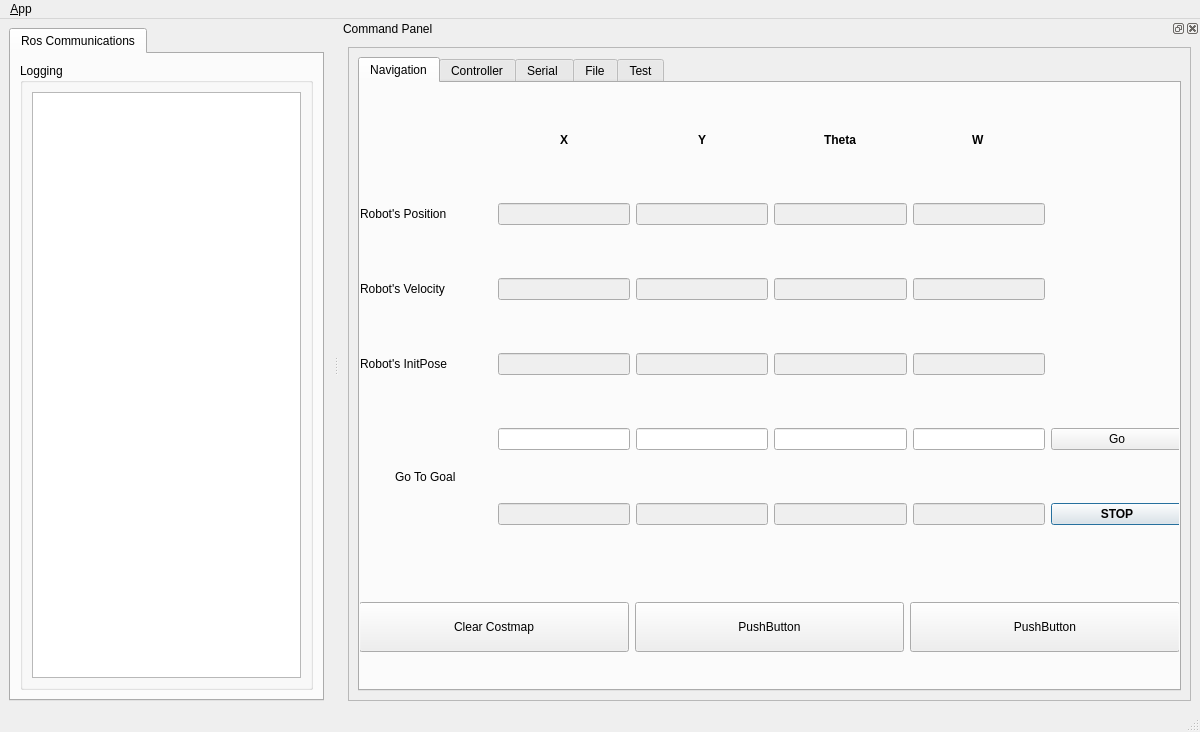
<?xml version="1.0" encoding="UTF-8"?>
<ui version="4.0">
 <class>MainWindowDesign</class>
 <widget class="QMainWindow" name="MainWindowDesign">
  <property name="geometry">
   <rect>
    <x>0</x>
    <y>0</y>
    <width>1200</width>
    <height>732</height>
   </rect>
  </property>
  <property name="sizePolicy">
   <sizepolicy hsizetype="Preferred" vsizetype="Preferred">
    <horstretch>0</horstretch>
    <verstretch>0</verstretch>
   </sizepolicy>
  </property>
  <property name="focusPolicy">
   <enum>Qt::NoFocus</enum>
  </property>
  <property name="windowTitle">
   <string>QRosApp</string>
  </property>
  <property name="windowIcon">
   <iconset>
    <normaloff>:/images/icon.png</normaloff>:/images/icon.png</iconset>
  </property>
  <property name="locale">
   <locale language="English" country="Australia"/>
  </property>
  <property name="animated">
   <bool>true</bool>
  </property>
  <property name="dockNestingEnabled">
   <bool>false</bool>
  </property>
  <widget class="QWidget" name="centralwidget">
   <layout class="QHBoxLayout">
    <item>
     <widget class="QTabWidget" name="tab_manager">
      <property name="enabled">
       <bool>true</bool>
      </property>
      <property name="sizePolicy">
       <sizepolicy hsizetype="Expanding" vsizetype="Expanding">
        <horstretch>0</horstretch>
        <verstretch>0</verstretch>
       </sizepolicy>
      </property>
      <property name="minimumSize">
       <size>
        <width>100</width>
        <height>500</height>
       </size>
      </property>
      <property name="mouseTracking">
       <bool>false</bool>
      </property>
      <property name="locale">
       <locale language="English" country="Australia"/>
      </property>
      <property name="currentIndex">
       <number>0</number>
      </property>
      <property name="usesScrollButtons">
       <bool>true</bool>
      </property>
      <property name="documentMode">
       <bool>false</bool>
      </property>
      <property name="tabsClosable">
       <bool>false</bool>
      </property>
      <property name="movable">
       <bool>false</bool>
      </property>
      <widget class="QWidget" name="tab_status">
       <attribute name="title">
        <string>Ros Communications</string>
       </attribute>
       <layout class="QVBoxLayout" name="verticalLayout_2">
        <item>
         <widget class="QGroupBox" name="groupBox_12">
          <property name="sizePolicy">
           <sizepolicy hsizetype="Expanding" vsizetype="Preferred">
            <horstretch>0</horstretch>
            <verstretch>0</verstretch>
           </sizepolicy>
          </property>
          <property name="title">
           <string>Logging</string>
          </property>
          <layout class="QGridLayout" name="gridLayout_3">
           <item row="0" column="1">
            <widget class="QListView" name="view_logging">
             <property name="enabled">
              <bool>true</bool>
             </property>
             <property name="sizePolicy">
              <sizepolicy hsizetype="Expanding" vsizetype="Expanding">
               <horstretch>0</horstretch>
               <verstretch>0</verstretch>
              </sizepolicy>
             </property>
             <property name="maximumSize">
              <size>
               <width>650</width>
               <height>16777215</height>
              </size>
             </property>
            </widget>
           </item>
          </layout>
         </widget>
        </item>
       </layout>
      </widget>
     </widget>
    </item>
   </layout>
  </widget>
  <widget class="QMenuBar" name="menubar">
   <property name="geometry">
    <rect>
     <x>0</x>
     <y>0</y>
     <width>1200</width>
     <height>22</height>
    </rect>
   </property>
   <widget class="QMenu" name="menu_File">
    <property name="title">
     <string>&amp;App</string>
    </property>
    <addaction name="action_Preferences"/>
    <addaction name="separator"/>
    <addaction name="actionAbout"/>
    <addaction name="actionAbout_Qt"/>
    <addaction name="separator"/>
    <addaction name="action_Quit"/>
   </widget>
   <addaction name="menu_File"/>
  </widget>
  <widget class="QStatusBar" name="statusbar"/>
  <widget class="QDockWidget" name="dock_status">
   <property name="sizePolicy">
    <sizepolicy hsizetype="Expanding" vsizetype="Expanding">
     <horstretch>0</horstretch>
     <verstretch>0</verstretch>
    </sizepolicy>
   </property>
   <property name="minimumSize">
    <size>
     <width>861</width>
     <height>688</height>
    </size>
   </property>
   <property name="maximumSize">
    <size>
     <width>524287</width>
     <height>524287</height>
    </size>
   </property>
   <property name="allowedAreas">
    <set>Qt::RightDockWidgetArea</set>
   </property>
   <property name="windowTitle">
    <string>Command Panel</string>
   </property>
   <attribute name="dockWidgetArea">
    <number>2</number>
   </attribute>
   <widget class="QWidget" name="dockWidgetContents_2">
    <layout class="QVBoxLayout" name="verticalLayout">
     <item>
      <widget class="QFrame" name="frame">
       <property name="sizePolicy">
        <sizepolicy hsizetype="Expanding" vsizetype="Expanding">
         <horstretch>0</horstretch>
         <verstretch>0</verstretch>
        </sizepolicy>
       </property>
       <property name="maximumSize">
        <size>
         <width>16777215</width>
         <height>16777215</height>
        </size>
       </property>
       <property name="frameShape">
        <enum>QFrame::StyledPanel</enum>
       </property>
       <property name="frameShadow">
        <enum>QFrame::Raised</enum>
       </property>
       <layout class="QVBoxLayout" name="verticalLayout_3">
        <item>
         <widget class="QTabWidget" name="tabWidget">
          <property name="sizePolicy">
           <sizepolicy hsizetype="Expanding" vsizetype="Expanding">
            <horstretch>0</horstretch>
            <verstretch>0</verstretch>
           </sizepolicy>
          </property>
          <property name="currentIndex">
           <number>0</number>
          </property>
          <widget class="QWidget" name="Nav_manager">
           <attribute name="title">
            <string>Navigation</string>
           </attribute>
           <widget class="QWidget" name="widget_2" native="true">
            <property name="geometry">
             <rect>
              <x>0</x>
              <y>0</y>
              <width>823</width>
              <height>491</height>
             </rect>
            </property>
            <property name="sizePolicy">
             <sizepolicy hsizetype="Expanding" vsizetype="Expanding">
              <horstretch>0</horstretch>
              <verstretch>0</verstretch>
             </sizepolicy>
            </property>
            <layout class="QGridLayout" name="gridLayout_2">
             <item row="0" column="4" alignment="Qt::AlignHCenter">
              <widget class="QLabel" name="label_w">
               <property name="sizePolicy">
                <sizepolicy hsizetype="Expanding" vsizetype="Preferred">
                 <horstretch>0</horstretch>
                 <verstretch>0</verstretch>
                </sizepolicy>
               </property>
               <property name="font">
                <font>
                 <weight>75</weight>
                 <bold>true</bold>
                </font>
               </property>
               <property name="text">
                <string>W</string>
               </property>
              </widget>
             </item>
             <item row="4" column="2">
              <widget class="QLineEdit" name="Vel_y">
               <property name="enabled">
                <bool>false</bool>
               </property>
               <property name="sizePolicy">
                <sizepolicy hsizetype="Expanding" vsizetype="Fixed">
                 <horstretch>0</horstretch>
                 <verstretch>0</verstretch>
                </sizepolicy>
               </property>
               <property name="readOnly">
                <bool>true</bool>
               </property>
              </widget>
             </item>
             <item row="1" column="2">
              <widget class="QLineEdit" name="Pose_y">
               <property name="enabled">
                <bool>false</bool>
               </property>
               <property name="sizePolicy">
                <sizepolicy hsizetype="Expanding" vsizetype="Fixed">
                 <horstretch>0</horstretch>
                 <verstretch>0</verstretch>
                </sizepolicy>
               </property>
              </widget>
             </item>
             <item row="7" column="3">
              <widget class="QLineEdit" name="Goal_theta">
               <property name="enabled">
                <bool>false</bool>
               </property>
               <property name="sizePolicy">
                <sizepolicy hsizetype="Expanding" vsizetype="Fixed">
                 <horstretch>0</horstretch>
                 <verstretch>0</verstretch>
                </sizepolicy>
               </property>
              </widget>
             </item>
             <item row="4" column="1">
              <widget class="QLineEdit" name="Vel_x">
               <property name="enabled">
                <bool>false</bool>
               </property>
               <property name="sizePolicy">
                <sizepolicy hsizetype="Expanding" vsizetype="Fixed">
                 <horstretch>0</horstretch>
                 <verstretch>0</verstretch>
                </sizepolicy>
               </property>
               <property name="readOnly">
                <bool>true</bool>
               </property>
              </widget>
             </item>
             <item row="6" column="5">
              <widget class="QPushButton" name="go_Button">
               <property name="sizePolicy">
                <sizepolicy hsizetype="Expanding" vsizetype="Fixed">
                 <horstretch>0</horstretch>
                 <verstretch>0</verstretch>
                </sizepolicy>
               </property>
               <property name="text">
                <string>Go</string>
               </property>
               <property name="checkable">
                <bool>false</bool>
               </property>
               <property name="checked">
                <bool>false</bool>
               </property>
              </widget>
             </item>
             <item row="4" column="4">
              <widget class="QLineEdit" name="Vel_w">
               <property name="enabled">
                <bool>false</bool>
               </property>
               <property name="sizePolicy">
                <sizepolicy hsizetype="Expanding" vsizetype="Fixed">
                 <horstretch>0</horstretch>
                 <verstretch>0</verstretch>
                </sizepolicy>
               </property>
              </widget>
             </item>
             <item row="6" column="3">
              <widget class="QLineEdit" name="go_to_goal_theta">
               <property name="sizePolicy">
                <sizepolicy hsizetype="Expanding" vsizetype="Fixed">
                 <horstretch>0</horstretch>
                 <verstretch>0</verstretch>
                </sizepolicy>
               </property>
              </widget>
             </item>
             <item row="5" column="2">
              <widget class="QLineEdit" name="Init_y">
               <property name="enabled">
                <bool>false</bool>
               </property>
               <property name="sizePolicy">
                <sizepolicy hsizetype="Expanding" vsizetype="Fixed">
                 <horstretch>0</horstretch>
                 <verstretch>0</verstretch>
                </sizepolicy>
               </property>
              </widget>
             </item>
             <item row="7" column="4">
              <widget class="QLineEdit" name="Goal_w">
               <property name="enabled">
                <bool>false</bool>
               </property>
               <property name="sizePolicy">
                <sizepolicy hsizetype="Expanding" vsizetype="Fixed">
                 <horstretch>0</horstretch>
                 <verstretch>0</verstretch>
                </sizepolicy>
               </property>
              </widget>
             </item>
             <item row="7" column="1">
              <widget class="QLineEdit" name="Goal_x">
               <property name="enabled">
                <bool>false</bool>
               </property>
               <property name="sizePolicy">
                <sizepolicy hsizetype="Expanding" vsizetype="Fixed">
                 <horstretch>0</horstretch>
                 <verstretch>0</verstretch>
                </sizepolicy>
               </property>
              </widget>
             </item>
             <item row="5" column="0">
              <widget class="QLabel" name="label_3">
               <property name="sizePolicy">
                <sizepolicy hsizetype="Expanding" vsizetype="Preferred">
                 <horstretch>0</horstretch>
                 <verstretch>0</verstretch>
                </sizepolicy>
               </property>
               <property name="text">
                <string>Robot's InitPose</string>
               </property>
              </widget>
             </item>
             <item row="4" column="3">
              <widget class="QLineEdit" name="Vel_theta">
               <property name="enabled">
                <bool>false</bool>
               </property>
               <property name="sizePolicy">
                <sizepolicy hsizetype="Expanding" vsizetype="Fixed">
                 <horstretch>0</horstretch>
                 <verstretch>0</verstretch>
                </sizepolicy>
               </property>
               <property name="readOnly">
                <bool>true</bool>
               </property>
              </widget>
             </item>
             <item row="4" column="0">
              <widget class="QLabel" name="label_2">
               <property name="sizePolicy">
                <sizepolicy hsizetype="Expanding" vsizetype="Preferred">
                 <horstretch>0</horstretch>
                 <verstretch>0</verstretch>
                </sizepolicy>
               </property>
               <property name="text">
                <string>Robot's Velocity</string>
               </property>
              </widget>
             </item>
             <item row="7" column="5">
              <widget class="QPushButton" name="stop_button">
               <property name="sizePolicy">
                <sizepolicy hsizetype="Expanding" vsizetype="Fixed">
                 <horstretch>0</horstretch>
                 <verstretch>0</verstretch>
                </sizepolicy>
               </property>
               <property name="font">
                <font>
                 <weight>75</weight>
                 <italic>false</italic>
                 <bold>true</bold>
                 <underline>false</underline>
                 <strikeout>false</strikeout>
                 <stylestrategy>PreferDefault</stylestrategy>
                 <kerning>true</kerning>
                </font>
               </property>
               <property name="text">
                <string>STOP</string>
               </property>
               <property name="checkable">
                <bool>true</bool>
               </property>
               <property name="checked">
                <bool>false</bool>
               </property>
               <property name="autoDefault">
                <bool>true</bool>
               </property>
               <property name="default">
                <bool>true</bool>
               </property>
               <property name="flat">
                <bool>false</bool>
               </property>
              </widget>
             </item>
             <item row="1" column="3">
              <widget class="QLineEdit" name="Pose_theta">
               <property name="enabled">
                <bool>false</bool>
               </property>
               <property name="sizePolicy">
                <sizepolicy hsizetype="Expanding" vsizetype="Fixed">
                 <horstretch>0</horstretch>
                 <verstretch>0</verstretch>
                </sizepolicy>
               </property>
              </widget>
             </item>
             <item row="6" column="1">
              <widget class="QLineEdit" name="go_to_goal_x">
               <property name="sizePolicy">
                <sizepolicy hsizetype="Expanding" vsizetype="Fixed">
                 <horstretch>0</horstretch>
                 <verstretch>0</verstretch>
                </sizepolicy>
               </property>
              </widget>
             </item>
             <item row="1" column="0">
              <widget class="QLabel" name="label">
               <property name="sizePolicy">
                <sizepolicy hsizetype="Expanding" vsizetype="Preferred">
                 <horstretch>0</horstretch>
                 <verstretch>0</verstretch>
                </sizepolicy>
               </property>
               <property name="text">
                <string>Robot's Position</string>
               </property>
              </widget>
             </item>
             <item row="6" column="2">
              <widget class="QLineEdit" name="go_to_goal_y">
               <property name="sizePolicy">
                <sizepolicy hsizetype="Expanding" vsizetype="Fixed">
                 <horstretch>0</horstretch>
                 <verstretch>0</verstretch>
                </sizepolicy>
               </property>
              </widget>
             </item>
             <item row="5" column="4">
              <widget class="QLineEdit" name="Init_w">
               <property name="enabled">
                <bool>false</bool>
               </property>
               <property name="sizePolicy">
                <sizepolicy hsizetype="Expanding" vsizetype="Fixed">
                 <horstretch>0</horstretch>
                 <verstretch>0</verstretch>
                </sizepolicy>
               </property>
               <property name="readOnly">
                <bool>true</bool>
               </property>
              </widget>
             </item>
             <item row="0" column="2" alignment="Qt::AlignHCenter">
              <widget class="QLabel" name="label_y">
               <property name="sizePolicy">
                <sizepolicy hsizetype="Expanding" vsizetype="Preferred">
                 <horstretch>0</horstretch>
                 <verstretch>0</verstretch>
                </sizepolicy>
               </property>
               <property name="font">
                <font>
                 <weight>75</weight>
                 <bold>true</bold>
                </font>
               </property>
               <property name="text">
                <string>Y</string>
               </property>
              </widget>
             </item>
             <item row="1" column="4">
              <widget class="QLineEdit" name="Pose_w">
               <property name="enabled">
                <bool>false</bool>
               </property>
               <property name="sizePolicy">
                <sizepolicy hsizetype="Expanding" vsizetype="Fixed">
                 <horstretch>0</horstretch>
                 <verstretch>0</verstretch>
                </sizepolicy>
               </property>
              </widget>
             </item>
             <item row="5" column="1">
              <widget class="QLineEdit" name="Init_x">
               <property name="enabled">
                <bool>false</bool>
               </property>
               <property name="sizePolicy">
                <sizepolicy hsizetype="Expanding" vsizetype="Fixed">
                 <horstretch>0</horstretch>
                 <verstretch>0</verstretch>
                </sizepolicy>
               </property>
              </widget>
             </item>
             <item row="7" column="2">
              <widget class="QLineEdit" name="Goal_y">
               <property name="enabled">
                <bool>false</bool>
               </property>
               <property name="sizePolicy">
                <sizepolicy hsizetype="Expanding" vsizetype="Fixed">
                 <horstretch>0</horstretch>
                 <verstretch>0</verstretch>
                </sizepolicy>
               </property>
              </widget>
             </item>
             <item row="6" column="4">
              <widget class="QLineEdit" name="go_to_goal_w">
               <property name="sizePolicy">
                <sizepolicy hsizetype="Expanding" vsizetype="Fixed">
                 <horstretch>0</horstretch>
                 <verstretch>0</verstretch>
                </sizepolicy>
               </property>
              </widget>
             </item>
             <item row="6" column="0" rowspan="2" alignment="Qt::AlignHCenter">
              <widget class="QLabel" name="label_4">
               <property name="sizePolicy">
                <sizepolicy hsizetype="Expanding" vsizetype="Preferred">
                 <horstretch>0</horstretch>
                 <verstretch>0</verstretch>
                </sizepolicy>
               </property>
               <property name="text">
                <string>Go To Goal</string>
               </property>
              </widget>
             </item>
             <item row="0" column="3" alignment="Qt::AlignHCenter">
              <widget class="QLabel" name="label_theta">
               <property name="sizePolicy">
                <sizepolicy hsizetype="Expanding" vsizetype="Preferred">
                 <horstretch>0</horstretch>
                 <verstretch>0</verstretch>
                </sizepolicy>
               </property>
               <property name="font">
                <font>
                 <weight>75</weight>
                 <bold>true</bold>
                </font>
               </property>
               <property name="text">
                <string>Theta</string>
               </property>
              </widget>
             </item>
             <item row="0" column="1" alignment="Qt::AlignHCenter">
              <widget class="QLabel" name="label_x">
               <property name="sizePolicy">
                <sizepolicy hsizetype="Expanding" vsizetype="Expanding">
                 <horstretch>0</horstretch>
                 <verstretch>0</verstretch>
                </sizepolicy>
               </property>
               <property name="maximumSize">
                <size>
                 <width>16777215</width>
                 <height>20</height>
                </size>
               </property>
               <property name="font">
                <font>
                 <weight>75</weight>
                 <bold>true</bold>
                </font>
               </property>
               <property name="text">
                <string>X</string>
               </property>
              </widget>
             </item>
             <item row="5" column="3">
              <widget class="QLineEdit" name="Init_theta">
               <property name="enabled">
                <bool>false</bool>
               </property>
               <property name="sizePolicy">
                <sizepolicy hsizetype="Expanding" vsizetype="Fixed">
                 <horstretch>0</horstretch>
                 <verstretch>0</verstretch>
                </sizepolicy>
               </property>
              </widget>
             </item>
             <item row="1" column="1">
              <widget class="QLineEdit" name="Pose_x">
               <property name="enabled">
                <bool>false</bool>
               </property>
               <property name="sizePolicy">
                <sizepolicy hsizetype="Expanding" vsizetype="Fixed">
                 <horstretch>0</horstretch>
                 <verstretch>0</verstretch>
                </sizepolicy>
               </property>
              </widget>
             </item>
            </layout>
           </widget>
           <widget class="QWidget" name="gridLayoutWidget">
            <property name="geometry">
             <rect>
              <x>-1</x>
              <y>499</y>
              <width>821</width>
              <height>91</height>
             </rect>
            </property>
            <layout class="QGridLayout" name="gridLayout_5">
             <item row="1" column="1" rowspan="2">
              <widget class="QPushButton" name="pushButton_3">
               <property name="sizePolicy">
                <sizepolicy hsizetype="Expanding" vsizetype="Maximum">
                 <horstretch>0</horstretch>
                 <verstretch>0</verstretch>
                </sizepolicy>
               </property>
               <property name="minimumSize">
                <size>
                 <width>0</width>
                 <height>50</height>
                </size>
               </property>
               <property name="text">
                <string>PushButton</string>
               </property>
              </widget>
             </item>
             <item row="1" column="2" rowspan="2">
              <widget class="QPushButton" name="pushButton">
               <property name="sizePolicy">
                <sizepolicy hsizetype="Expanding" vsizetype="Maximum">
                 <horstretch>0</horstretch>
                 <verstretch>0</verstretch>
                </sizepolicy>
               </property>
               <property name="minimumSize">
                <size>
                 <width>0</width>
                 <height>50</height>
                </size>
               </property>
               <property name="text">
                <string>PushButton</string>
               </property>
              </widget>
             </item>
             <item row="1" column="0" rowspan="2">
              <widget class="QPushButton" name="clear_costmap_button">
               <property name="sizePolicy">
                <sizepolicy hsizetype="Expanding" vsizetype="Maximum">
                 <horstretch>0</horstretch>
                 <verstretch>0</verstretch>
                </sizepolicy>
               </property>
               <property name="minimumSize">
                <size>
                 <width>0</width>
                 <height>50</height>
                </size>
               </property>
               <property name="text">
                <string>Clear Costmap</string>
               </property>
               <property name="checkable">
                <bool>false</bool>
               </property>
              </widget>
             </item>
            </layout>
           </widget>
          </widget>
          <widget class="QWidget" name="Controller_manager">
           <attribute name="title">
            <string>Controller</string>
           </attribute>
          </widget>
          <widget class="QWidget" name="Serial_manager">
           <attribute name="title">
            <string>Serial </string>
           </attribute>
          </widget>
          <widget class="QWidget" name="File_manager">
           <attribute name="title">
            <string>File</string>
           </attribute>
          </widget>
          <widget class="QWidget" name="Test_manager">
           <attribute name="title">
            <string>Test</string>
           </attribute>
           <widget class="QGroupBox" name="groupBox_9">
            <property name="geometry">
             <rect>
              <x>42</x>
              <y>10</y>
              <width>202</width>
              <height>531</height>
             </rect>
            </property>
            <property name="title">
             <string>Arm list</string>
            </property>
            <layout class="QVBoxLayout" name="verticalLayout_motion_list_4">
             <item>
              <widget class="QListWidget" name="motion_list_4"/>
             </item>
            </layout>
           </widget>
           <widget class="QGroupBox" name="hw_groupBox_82">
            <property name="geometry">
             <rect>
              <x>614</x>
              <y>10</y>
              <width>168</width>
              <height>531</height>
             </rect>
            </property>
            <property name="title">
             <string>Head Waist Control</string>
            </property>
            <layout class="QVBoxLayout" name="hw_verticalLayout_button_set_motion_4">
             <item>
              <widget class="QLabel" name="hw_motion_file_label_4">
               <property name="text">
                <string>Pos File :</string>
               </property>
              </widget>
             </item>
             <item>
              <widget class="QComboBox" name="hw_motion_add_file_combo_4"/>
             </item>
             <item>
              <widget class="QLabel" name="hw_motion_time_label_4">
               <property name="text">
                <string>Motion Time(ms) :</string>
               </property>
              </widget>
             </item>
             <item>
              <widget class="QDoubleSpinBox" name="hw_motion_time_edit_4">
               <property name="decimals">
                <number>0</number>
               </property>
               <property name="minimum">
                <double>0.000000000000000</double>
               </property>
               <property name="maximum">
                <double>1000000.000000000000000</double>
               </property>
               <property name="singleStep">
                <double>100.000000000000000</double>
               </property>
               <property name="value">
                <double>500.000000000000000</double>
               </property>
              </widget>
             </item>
             <item>
              <widget class="QPushButton" name="hw_motion_add_file_4">
               <property name="text">
                <string>Add Head Waist</string>
               </property>
              </widget>
             </item>
             <item>
              <widget class="QPushButton" name="hw_motion_remove_file_4">
               <property name="text">
                <string>Remove Head Waist</string>
               </property>
              </widget>
             </item>
             <item>
              <widget class="QPushButton" name="motion_file_play_test_4">
               <property name="text">
                <string>Motion Play</string>
               </property>
              </widget>
             </item>
             <item>
              <widget class="QLabel" name="motion_file_play_save_label_4">
               <property name="text">
                <string>File Name</string>
               </property>
              </widget>
             </item>
             <item>
              <widget class="QLineEdit" name="motion_file_play_save_edit_4">
               <property name="text">
                <string>test.joint</string>
               </property>
              </widget>
             </item>
             <item>
              <widget class="QPushButton" name="motion_file_play_save_4">
               <property name="text">
                <string>Play and Save</string>
               </property>
              </widget>
             </item>
            </layout>
           </widget>
           <widget class="QGroupBox" name="hw_groupBox_9">
            <property name="geometry">
             <rect>
              <x>406</x>
              <y>10</y>
              <width>202</width>
              <height>531</height>
             </rect>
            </property>
            <property name="title">
             <string>Head Waist list</string>
            </property>
            <layout class="QVBoxLayout" name="hw_verticalLayout_motion_list_4">
             <item>
              <widget class="QListWidget" name="hw_motion_list_4"/>
             </item>
            </layout>
           </widget>
           <widget class="QGroupBox" name="groupBox_82">
            <property name="geometry">
             <rect>
              <x>250</x>
              <y>10</y>
              <width>150</width>
              <height>531</height>
             </rect>
            </property>
            <property name="title">
             <string>Arm Control</string>
            </property>
            <layout class="QVBoxLayout" name="verticalLayout_button_set_motion_4">
             <item>
              <widget class="QPushButton" name="button_set_motion_4">
               <property name="text">
                <string>Set Motion Mode</string>
               </property>
              </widget>
             </item>
             <item>
              <widget class="QLabel" name="motion_file_label_4">
               <property name="text">
                <string>Pos File :</string>
               </property>
              </widget>
             </item>
             <item>
              <widget class="QComboBox" name="motion_add_file_combo_4"/>
             </item>
             <item>
              <widget class="QLabel" name="motion_time_label_4">
               <property name="text">
                <string>Motion Time(ms) :</string>
               </property>
              </widget>
             </item>
             <item>
              <widget class="QDoubleSpinBox" name="motion_time_edit_4">
               <property name="decimals">
                <number>0</number>
               </property>
               <property name="minimum">
                <double>0.000000000000000</double>
               </property>
               <property name="maximum">
                <double>1000000.000000000000000</double>
               </property>
               <property name="singleStep">
                <double>100.000000000000000</double>
               </property>
               <property name="value">
                <double>500.000000000000000</double>
               </property>
              </widget>
             </item>
             <item>
              <widget class="QPushButton" name="motion_add_file_4">
               <property name="text">
                <string>Add Arm</string>
               </property>
              </widget>
             </item>
             <item>
              <widget class="QPushButton" name="motion_remove_file_4">
               <property name="text">
                <string>Remove Arm</string>
               </property>
              </widget>
             </item>
            </layout>
           </widget>
          </widget>
         </widget>
        </item>
       </layout>
      </widget>
     </item>
    </layout>
   </widget>
  </widget>
  <action name="action_Quit">
   <property name="text">
    <string>&amp;Quit</string>
   </property>
   <property name="shortcut">
    <string>Ctrl+Q</string>
   </property>
   <property name="shortcutContext">
    <enum>Qt::ApplicationShortcut</enum>
   </property>
  </action>
  <action name="action_Preferences">
   <property name="text">
    <string>&amp;Preferences</string>
   </property>
  </action>
  <action name="actionAbout">
   <property name="text">
    <string>&amp;About</string>
   </property>
  </action>
  <action name="actionAbout_Qt">
   <property name="text">
    <string>About &amp;Qt</string>
   </property>
  </action>
 </widget>
 <tabstops>
  <tabstop>tab_manager</tabstop>
 </tabstops>
 <resources/>
 <connections>
  <connection>
   <sender>action_Quit</sender>
   <signal>triggered()</signal>
   <receiver>MainWindowDesign</receiver>
   <slot>close()</slot>
   <hints>
    <hint type="sourcelabel">
     <x>-1</x>
     <y>-1</y>
    </hint>
    <hint type="destinationlabel">
     <x>399</x>
     <y>299</y>
    </hint>
   </hints>
  </connection>
 </connections>
</ui>
